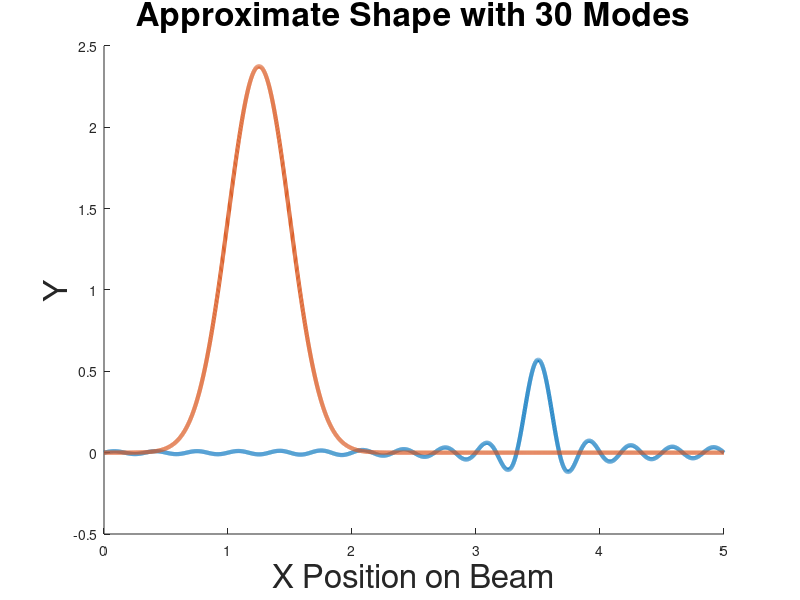

Reproduce this figure in MATLAB.
clf;clc;clear;
Length            = 5; %0.4573        ;%length
NumNode           = 30  ;%number of modes
Stiffness         = 0.491; %0.491      ;
MassDensity       = 0.093; %  0.093
DampingVis        = 0.0013;%0.0013     ;
DampingKV         = 0.0000649;%0.00000000000649  ;%0.0000649 
ActLoc            = Length*0.3 ; 
SenLoc            = Length*0.7 ; 
ActWidth          = Length*0.01; % 0.01
SenWidth          = Length*0.01;
StateWeight       = 1          ;%state weight in the cost function
ControlWeight     = 1          ;%control weight in the cost function, must be one for unitary assumpt of zhou for Riccaties page 376
DisturbanceEnergy = 1000       ;
DisturbanceMean   = Length*0.25;%disturbance is a gaussian function
DisturbanceVar    = Length*0.05;
DistWeightOnMeasurement = 1    ; % must be one for unitary assumption of zhou page 376
NumLoc            = 100;        

L = Length;
sensorLoc = SenLoc;
sensorWidth = SenWidth;
DisturbanceWidth = DisturbanceVar;
dx   = 0.001;
x    = 0:dx:L;

a = zeros(1,NumNode);
for n=1:NumNode
    a(n) = (2/(n*pi))*(cos((n*pi/L)*(sensorLoc-sensorWidth)) - cos((n*pi/L)*(sensorLoc+sensorWidth)));
end
sensor = zeros(1,length(x));
for n=1:NumNode
    sensor = sensor + a(n)*sin((n*pi/L)*x);
end

Disutrbance    = exp((-1/2)*((x-DisturbanceMean)/DisturbanceWidth).^2); %Disturbance a normalized gaussian function
Disutrbance    = Disutrbance/(norm(Disutrbance)*sqrt(dx));          %Normalizing L2 norm to one

Disturbance_fourier = zeros(NumNode,1);  %finding the fourier coefficients of f
for i=1:NumNode
    y = sin(i*pi*x/L);
    y = y/(norm(y)*sqrt(dx));%normalizing L2 norm to one
    Disturbance_fourier(i) = Disutrbance*y'*dx;
end

Disutrbance = zeros(1,length(x));
for n=1:NumNode
    Disutrbance = Disutrbance + Disturbance_fourier(n)*sin((n*pi/L)*x);
end

figure(2)
hold;
plot(x,sensor,'LineWidth',3);
plot(x,Disutrbance,'LineWidth',3);
hold off;
xlabel('X Position on Beam');
ylabel('Y');
title('Approximate Shape with 30 Modes');
set(findall(gcf,'type','text'),'fontSize',24);
